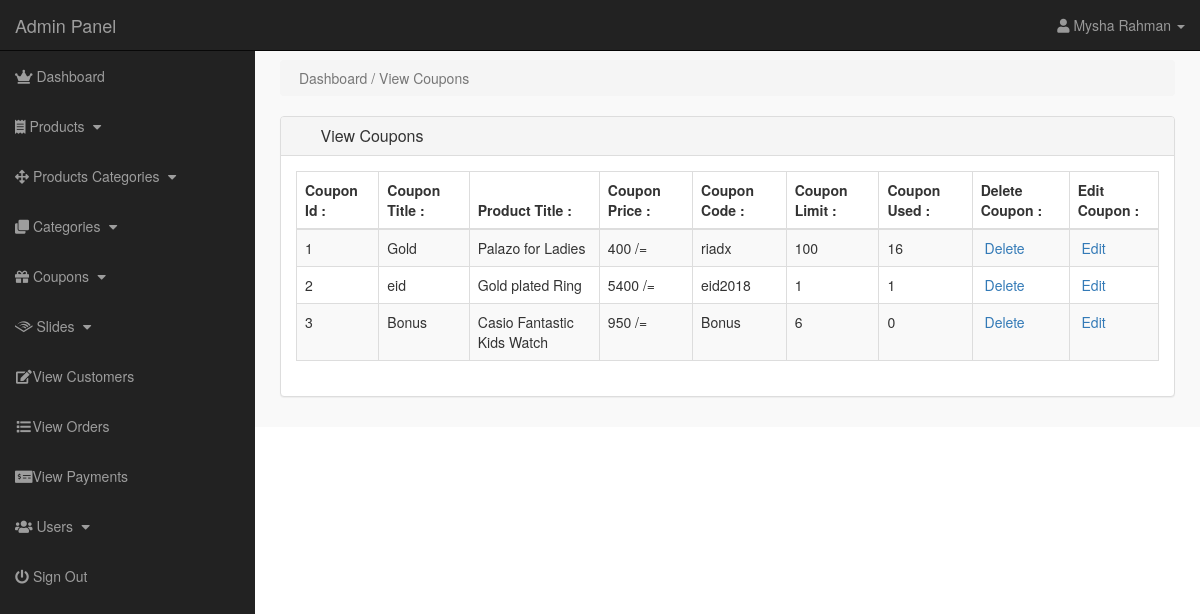
/admin/index.php?view_coupons (signed in), run on an earlier commit of the app's database.
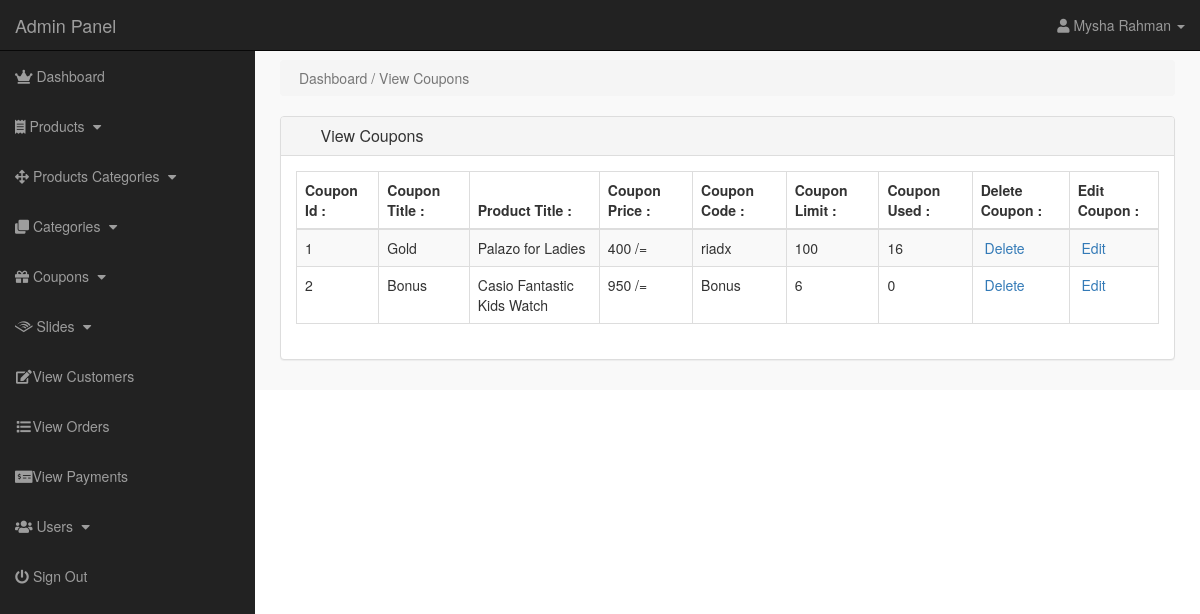
And on a later commit of the database.
### tables this page shows
CREATE TABLE `coupons` (
  `coupon_id` int(10) NOT NULL,
  `product_id` int(10) NOT NULL,
  `coupon_title` varchar(255) NOT NULL,
  `coupon_price` varchar(255) NOT NULL,
  `coupon_code` varchar(255) NOT NULL,
  `coupon_limit` int(100) NOT NULL,
  `coupon_used` int(100) NOT NULL
);

CREATE TABLE `products` (
  `product_id` int(11) NOT NULL,
  `p_cat_id` int(11) NOT NULL,
  `cat_id` int(11) NOT NULL,
  `date` timestamp NOT NULL DEFAULT CURRENT_TIMESTAMP ON UPDATE CURRENT_TIMESTAMP,
  `product_title` text NOT NULL,
  `product_img1` text NOT NULL,
  `product_img2` text NOT NULL,
  `product_img3` text NOT NULL,
  `product_price` int(11) NOT NULL,
  `product_desc` text NOT NULL,
  `product_keywords` text NOT NULL
);

### admin/view_coupons.php (the view)
<?php
if(!isset($_SESSION['admin_email'])){
echo "<script>window.open('login.php','_self')</script>";
}
else {
?>
    <div class="row">
        <div class="col-lg-12">
            <ol class="breadcrumb">
                <li class="active">
                    <i class="fa fa-dashboard"></i> Dashboard / View Coupons
                </li>
            </ol>
        </div>
    </div>
    <div class="row">
        <div class="col-lg-12">
            <div class="panel panel-default">
                <div class="panel-heading">
                    <h3 class="panel-title">
                        <i class="fa fa-money fa-fw"></i> View Coupons
                    </h3>
                </div>
                <div class="panel-body">
                    <div class="table-responsive">
                        <table class="table table-bordered table-hover table-striped">
                            <thead>
                                <tr>
                                    <th>Coupon Id : </th>
                                    <th>Coupon Title : </th>
                                    <th>Product Title : </th>
                                    <th>Coupon Price : </th>
                                    <th>Coupon Code : </th>
                                    <th>Coupon Limit : </th>
                                    <th>Coupon Used : </th>
                                    <th>Delete Coupon : </th>
                                    <th>Edit Coupon : </th>
                                </tr>
                            </thead>
                            <tbody>
                                <?php
$i = 0;
$get_coupons = "select * from coupons";
$run_coupons = mysqli_query($con,$get_coupons);
while($row_coupons = mysqli_fetch_array($run_coupons)){
$coupon_id = $row_coupons['coupon_id'];
$product_id = $row_coupons['product_id'];
$coupon_title = $row_coupons['coupon_title'];
$coupon_price = $row_coupons['coupon_price'];
$coupon_code = $row_coupons['coupon_code'];
$coupon_limit = $row_coupons['coupon_limit'];
$coupon_used = $row_coupons['coupon_used'];
$get_products = "select * from products where product_id='$product_id'";
$run_products = mysqli_query($con,$get_products);
$row_products = mysqli_fetch_array($run_products);
$product_title = $row_products['product_title'];
$i++;
?>
                                    <tr>
                                        <td>
                                            <?php echo $i; ?>
                                        </td>
                                        <td>
                                            <?php echo $coupon_title; ?>
                                        </td>
                                        <td>
                                            <?php echo $product_title; ?>
                                        </td>
                                        <td>
                                            <?php echo "$coupon_price /="; ?>
                                        </td>
                                        <td>
                                            <?php echo $coupon_code; ?>
                                        </td>
                                        <td>
                                            <?php echo $coupon_limit; ?>
                                        </td>
                                        <td>
                                            <?php echo $coupon_used; ?>
                                        </td>
                                        <td>
                                            <a href="index.php?delete_coupon=<?php echo $coupon_id; ?>">
<i class="fa fa-trash-o"></i> Delete
</a>
                                        </td>
                                        <td>
                                            <a href="index.php?edit_coupon=<?php echo $coupon_id; ?>">
<i class="fa fa-pencil"></i> Edit
</a>
                                        </td>
                                    </tr>
                                    <?php } ?>
                            </tbody>
                        </table>
                    </div>
                </div>
            </div>
        </div>
    </div>
    <?php } ?>

### admin/index.php (shortened to what this page needs)
<?php
include("../includes/connection.php");
if(!isset($_SESSION['admin_email'])){
    echo "<script>window.open('login.php', '_self')</script>";
}
else{
?>
    <?php
$admin_session = $_SESSION['admin_email'];
$get_admin = "select * from admins  where admin_email='$admin_session'";
$run_admin = mysqli_query($con,$get_admin);
$row_admin = mysqli_fetch_array($run_admin);
$admin_name = $row_admin['admin_name'];
?>
        <!DOCTYPE html>
        <html lang="en">
        <head>
            <link rel="stylesheet" type="text/css" href="../styles/bootstrap.min.css">
            <link rel="stylesheet" href="../font-awesome/css/fontawesome-all.min.css">
            <link rel="stylesheet" type="text/css" href="../styles/admin-style.css">
        </head>
        <body>
            <div id="wrapper">
                <?php
        include("includes/sidebar.php");
        ?>
                    <div id="page-wrapper">
                        <div class="container-fluid">
                            <?php
    if(isset($_GET['view_coupons'])){
    include("view_coupons.php");
    }
                    ?>
                        </div>
                    </div>
            </div>
        </body>
        </html>
        <?php } ?>

### admin/includes/sidebar.php (shortened to what this page needs)
<?php
if(!isset($_SESSION['admin_email'])){
    echo "<script>window.open('login.php', '_self')</script>";
}
else{
?>
    <nav class="navbar navbar-inverse navbar-fixed-top">
        <div class="navbar-header">
            <a href="index.php?dashboard" class="navbar-brand">Admin Panel</a>
        </div>
        <ul class="nav navbar-right top-nav">
            <li class="dropbox">
                <a href="#" class="dropdown-toggle" data-toggle="dropdown">
               <i class="fa fa-user"></i>
               <?php echo $admin_name; ?> <b class="caret"></b>
        </a>
        </li>
        </ul>
        <div class="collapse navbar-collapse navbar-ex1-collapse">
            <ul class="nav navbar-nav side-nav">
                <li>
                    <a href="index.php?dashboard">
<i class="fas fa-crown"></i> Dashboard
</a>
                </li>
                <li>
                    <a href="#" data-toggle="collapse" data-target="#products">
<i class="fas fa-receipt"></i> Products
<i class="fa fa-fw fa-caret-down"></i>
</a>
                </li>
                <li>
                    <a href="#" data-toggle="collapse" data-target="#p_cat">
<i class="fas fa-arrows-alt"></i> Products Categories
<i class="fa fa-fw fa-caret-down"></i>
</a>
                </li>
                <li>
                    <a href="#" data-toggle="collapse" data-target="#cat">
<i class="fas fa-clone"></i> Categories
<i class="fa fa-fw fa-caret-down"></i>
</a>
                </li>
                <li>
                    <a href="#" data-toggle="collapse" data-target="#coupons">
                        <i class="fas fa-gift"></i> Coupons
                        <i class="fa fa-fw fa-caret-down"></i>
                    </a>
                </li>
                <li>
                    <a href="#" data-toggle="collapse" data-target="#slides">
<i class="fab fa-audible"></i> Slides
<i class="fa fa-fw fa-caret-down"></i>
</a>
                </li>
                <li>
                    <a href="index.php?view_customers"><i class="fa fa-fw fa-edit"></i>View Customers</a>
                </li>
                <li>
                    <a href="index.php?view_orders"><i class="fa fa-fw fa-list"></i>View Orders</a>
                </li>
                <li>
                    <a href="index.php?view_payments"><i class="fas fa-money-check-alt"></i>View Payments</a>
                </li>
                <li>
                    <a href="#" data-toggle="collapse" data-target="#users">
                    <i class="fas fa-users"></i> Users
<i class="fa fa-fw fa-caret-down"></i>
</a>
                </li>
                <li>
                    <a href="logout.php"><i class="fas fa-power-off"></i> Sign Out</a>
                </li>
            </ul>
        </div>
    </nav>
    <?php } ?>

### styles/admin-style.css (style rules this page uses)
body { margin-top: 100px; }
@media (min-width: 768px) { body { margin-top: 50px; } }
#wrapper { padding-left: 0; }
#page-wrapper { width: 100%; padding: 0; background-color: #F9F9F9; }
@media (min-width: 768px) { #wrapper { padding-left: 255px; } }
@media (min-width: 768px) { #page-wrapper { padding: 10px; } }
.top-nav { padding: 0 15px; }
.top-nav > li { display: inline-block; float: left; }
.top-nav > li > a { padding-top: 15px; padding-bottom: 15px; line-height: 20px; color: #999; }
@media (min-width: 768px) { .side-nav { position: fixed; top: 51px; width: 255px; border-radius: 0; overflow-y: auto; background-color: #222; bottom: 0; overflow-x: hidden; padding-bottom: 40px; } }
@media (min-width: 768px) { .side-nav > li > a { width: 255px; } }
.panel-body { border-radius: 5px; }
a, li, ul, option, select, data-toggle, dropbox { -moz-transition: all 0.3s; -o-transition: all 0.3s; -webkit-transition: all 0.3s; }

What changed in the data, as far as the page shows it:
removed coupons: coupon_title "eid", product.product_title "Gold plated Ring", coupon_price "5400", coupon_code "eid2018", coupon_limit "1", coupon_used "1"
